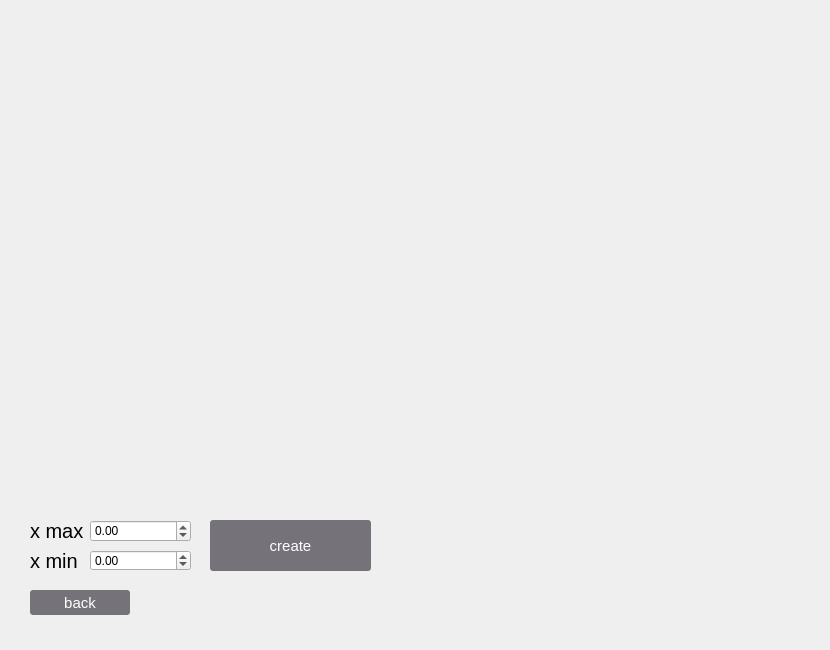
<?xml version="1.0" encoding="UTF-8"?>
<ui version="4.0">
 <class>GraphForm</class>
 <widget class="QWidget" name="GraphForm">
  <property name="geometry">
   <rect>
    <x>0</x>
    <y>0</y>
    <width>830</width>
    <height>650</height>
   </rect>
  </property>
  <property name="windowTitle">
   <string>Form</string>
  </property>
  <widget class="QCustomPlot" name="widget" native="true">
   <property name="geometry">
    <rect>
     <x>20</x>
     <y>20</y>
     <width>790</width>
     <height>470</height>
    </rect>
   </property>
  </widget>
  <widget class="QPushButton" name="pushButton">
   <property name="geometry">
    <rect>
     <x>30</x>
     <y>590</y>
     <width>100</width>
     <height>25</height>
    </rect>
   </property>
   <property name="styleSheet">
    <string notr="true">QPushButton{font: 15pt Helvetica;
color: rgb(255, 255, 255);
border-radius: 3px;
background: rgb(118, 114, 122); 
padding: 5px;font: 15px;
} 
QPushButton:hover{
background: rgb(130, 124, 135);
} 
 QPushButton:pressed{
border: 1px solid rgb(195,195,195);
}</string>
   </property>
   <property name="text">
    <string>back</string>
   </property>
  </widget>
  <widget class="QPushButton" name="pushButton_2">
   <property name="geometry">
    <rect>
     <x>210</x>
     <y>520</y>
     <width>161</width>
     <height>51</height>
    </rect>
   </property>
   <property name="styleSheet">
    <string notr="true">QPushButton{font: 15pt Helvetica;
color: rgb(255, 255, 255);
border-radius: 3px;
background: rgb(118, 114, 122); 
padding: 5px;font: 15px;
} 
QPushButton:hover{
background: rgb(130, 124, 135);
} 
 QPushButton:pressed{
border: 1px solid rgb(195,195,195);
}</string>
   </property>
   <property name="text">
    <string>create</string>
   </property>
  </widget>
  <widget class="QLabel" name="label">
   <property name="geometry">
    <rect>
     <x>30</x>
     <y>523</y>
     <width>58</width>
     <height>16</height>
    </rect>
   </property>
   <property name="styleSheet">
    <string notr="true">QLabel{
font: 15pt Helvetica;
}
</string>
   </property>
   <property name="text">
    <string>x max</string>
   </property>
  </widget>
  <widget class="QLabel" name="label_2">
   <property name="geometry">
    <rect>
     <x>30</x>
     <y>553</y>
     <width>58</width>
     <height>16</height>
    </rect>
   </property>
   <property name="styleSheet">
    <string notr="true">QLabel{
font: 15pt Helvetica;
}
</string>
   </property>
   <property name="text">
    <string>x min</string>
   </property>
  </widget>
  <widget class="QDoubleSpinBox" name="doubleSpinBox">
   <property name="geometry">
    <rect>
     <x>90</x>
     <y>520</y>
     <width>101</width>
     <height>22</height>
    </rect>
   </property>
   <property name="decimals">
    <number>2</number>
   </property>
   <property name="minimum">
    <double>-1000000.000000000000000</double>
   </property>
   <property name="maximum">
    <double>1000000.000000000000000</double>
   </property>
   <property name="singleStep">
    <double>0.100000000000000</double>
   </property>
  </widget>
  <widget class="QDoubleSpinBox" name="doubleSpinBox_2">
   <property name="geometry">
    <rect>
     <x>90</x>
     <y>550</y>
     <width>101</width>
     <height>21</height>
    </rect>
   </property>
   <property name="decimals">
    <number>2</number>
   </property>
   <property name="minimum">
    <double>-1000000.000000000000000</double>
   </property>
   <property name="maximum">
    <double>1000000.000000000000000</double>
   </property>
   <property name="singleStep">
    <double>0.100000000000000</double>
   </property>
  </widget>
 </widget>
 <customwidgets>
  <customwidget>
   <class>QCustomPlot</class>
   <extends>QWidget</extends>
   <header location="global">qcustomplot.h</header>
   <container>1</container>
  </customwidget>
 </customwidgets>
 <resources/>
 <connections/>
</ui>
